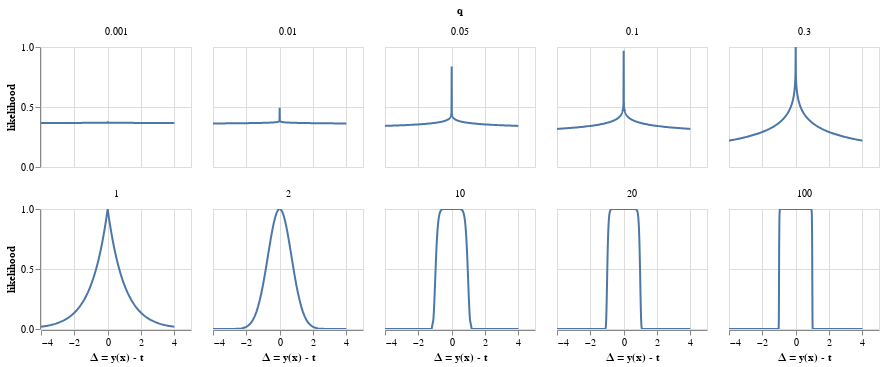

Notebook cell for this chart:
### Markdown cell above
Visualize all $q$ values in separate panels

### Code cell
alt.Chart(df_plot, height=120, width=150).mark_line(clip=True).encode(
    x=alt.X("delta:Q", title='Δ = y(x) - t'),
    y=alt.Y(
        "likelihood:Q",
    ),
).facet(facet="q:Q", columns=5)

### Figure 1 — Vega-Lite specification as saved in the notebook (floating-point values rounded to 4 significant figures; data arrays with more than 128 entries replaced by an {"elided": "..."} marker saying what was removed)
{"config": {"view": {"continuousWidth": 400, "continuousHeight": 300}}, "data": {"name": "data-1b42a1647ae822a1ba164f6825db070c"}, "facet": {"type": "quantitative", "field": "q"}, "spec": {"mark": {"type": "line", "clip": true}, "encoding": {"x": {"type": "quantitative", "field": "delta", "title": "Δ = y(x) - t"}, "y": {"type": "quantitative", "field": "likelihood"}}, "height": 120, "width": 150}, "columns": 5, "$schema": "https://vega.github.io/schema/vega-lite/v4.8.1.json", "datasets": {"data-1b42a1647ae822a1ba164f6825db070c": {"elided": "3010 records"}}}
